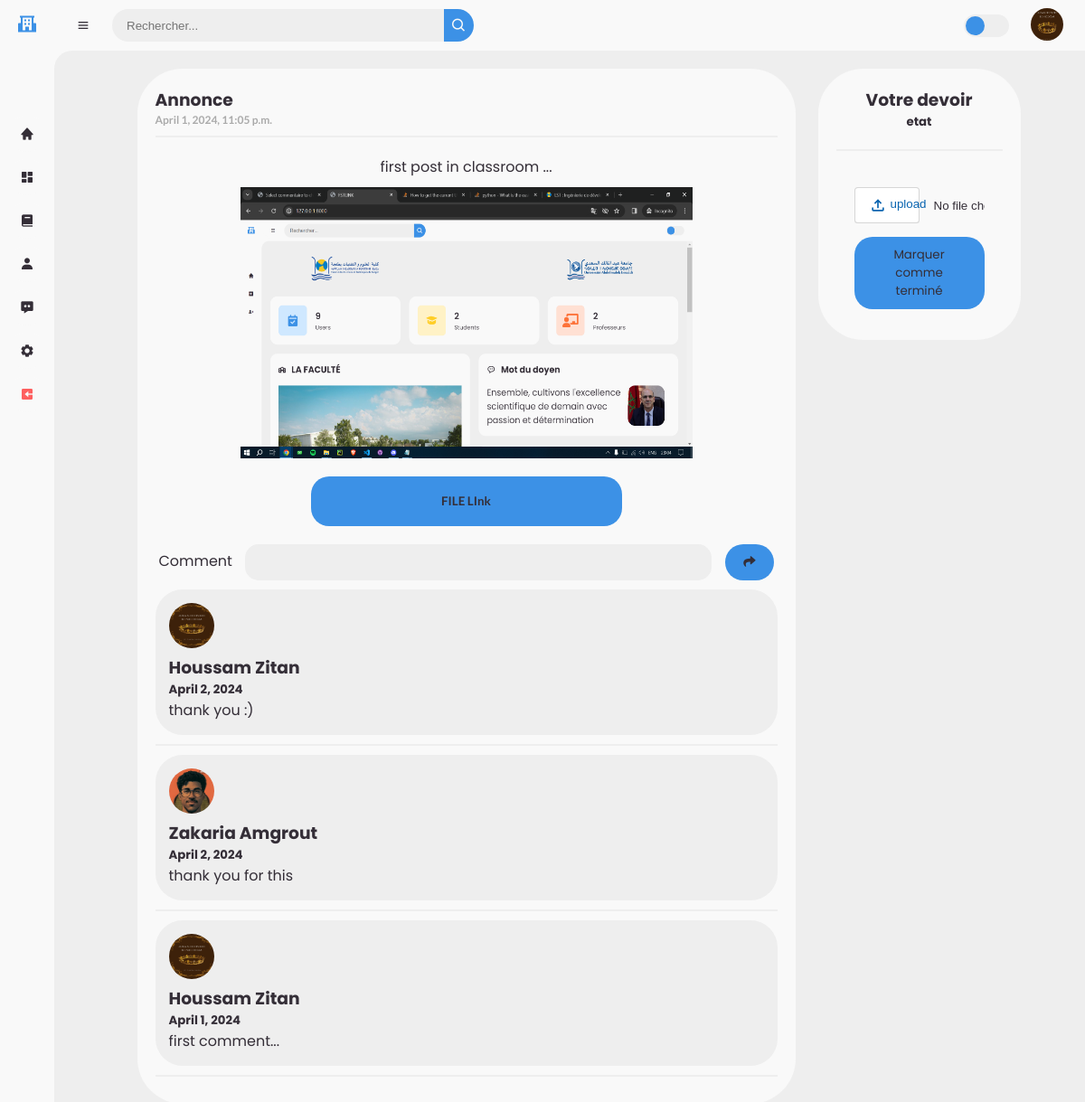
Screenshot of /classroompub/2/ (signed in) with the database file from the repository.
### app1/models.py (models this page shows, shortened)
class Profile(models.Model):
    user = models.OneToOneField(User,unique=True, on_delete=models.CASCADE)
    birth_date = models.DateField(null=True, blank=True)
    class Type(models.TextChoices):
        etudiant = 'Etudiant', 'Etudiant'
        enseignant = 'Enseignant' , 'Enseignant'
        entreprise = 'Entreprise' , 'Entreprise'
    type = models.TextField(choices=Type.choices ,null=True,blank=True)
    picture = models.ImageField(blank=True,null=True,upload_to="profile_imgs/",default="profile_imgs/default.jpg")
    bio = models.TextField(max_length=500, blank=True,null=True,default="vide bio")
    phonenumber = models.TextField(max_length=14,blank=True,null=True,default="+212000000")
    adresse = models.TextField(blank=True,null=True,default="vide adresse")
    privacy = models.BooleanField(blank=True,default=0)

class Class_publication(models.Model):
    content=models.TextField(null=True)
    attachement=models.FileField(null=True,upload_to="classroom_files/")
    date_pub=models.DateTimeField(auto_now_add=True)
    class Type(models.TextChoices):
        devoir = 'devoir', 'devoir'
        annonce = 'annonce' , 'annonce'
    type = models.TextField(choices=Type.choices ,null=True)
    note=models.IntegerField(null=True)
    classroom=models.ForeignKey(Classroom,on_delete=models.CASCADE)

class Class_comments(models.Model):
    content=models.TextField(null=True)
    date=models.DateField(auto_now_add=True)
    user=models.ForeignKey(User,on_delete=models.CASCADE)
    publication=models.ForeignKey(Class_publication,on_delete=models.CASCADE)

### app1/views.py (the view)
# urls.py: path('classroompub/<int:pub_id>/', views.classroompub, name='classroompub'),
@login_required(login_url = "login")
def classroompub(request, pub_id):
    if request.user.is_authenticated:
        pub = Class_publication.objects.get(id=pub_id)
        if request.method == "POST":
            if "comment" in request.POST:
                if "comment" in request.POST:
                    Class_comments.objects.create(user=request.user,content=request.POST["comment"],publication=pub)
            else:
                return redirect('classroompub', pub_id=pub_id)
        classcom=reversed(Class_comments.objects.filter(publication=pub))
        return render(request, "etudiant/classroompub.html", {"pub": pub,"classcom":classcom})
    else:
        return redirect('login')

### templates/etudiant/classroompub.html (shortened to what this page needs)
{%extends 'layout/index.html'%}
{%load static%}
{%block content%}
<link rel="stylesheet" href="{% static 'css/classroompub.css' %}">
<section>
    <div class="container">
        <div class="sect2">
            <div class="pubinfo ">
                <h1 class="info">{{pub.type}}</h1>
                <h5 class="date ">{{pub.date_pub}}</h5>
                <hr>
                <p class="content">{{pub.content}}</p>
                {%if pub.attachement%}
                <div class="pubimg">
                    <img src="{{pub.attachement.url}}" alt="{{pub.id}} img" id="pubimg" width="500px" height="300px">
                </div>
                {%endif%}
            </div>
            <div class="content">
                <button>
                    <a href="https://www.youtube.com/watch?v=csL0vOd7tWo&list=PLhsLYLmId5J5uCN50ZbVEF85DYaZcRJb3&index=12">FILE LInk</a>
                </button>
            </div>
            <div class="comments">
            <label for="" class="lbl">Comment</label>
            <form action="" method="post" id="formm">
                <textarea id="commentContent" placeholder="Write your comment here..." rows="4" cols="50" name="comment"> </textarea>
                <button type="submit" class="comment-button"><i class="fa-solid fa-share"></i></button>
            </form>
            </div>
            <div class="commentsdisplay">
                {%for comment in classcom%}
                <div class="cmnt">
                    <img src="{{comment.user.profile.picture.url}}" alt="">
                    <h3>
                        {{comment.user.first_name}} {{comment.user.last_name}}
                    </h3>
                    <h5>
                        {{comment.date}}
                    </h5>
                    <p>
                        {{comment.content}}
                    </p>
                </div>
                <hr>
                {%endfor%}
        </div>
    </div>
    {%if request.user.profile.type == "Etudiant"%}
    <div class="sect1">
            <div class="devoir-info">
                <h1>Votre devoir</h1>
                <h5>etat</h5>
            </div>
            <hr>
            <div >
                <form action="" class="formdevoir">
                    <input type="file" />
                    <button type="submit" id="btnsend">Marquer comme terminé</button>
                </form>
            </div>
        </div>
    {%endif%}
</section>
{%endblock%}

### templates/layout/index.html (shortened to what this page needs)
{%load static%}
<!DOCTYPE html>
<html lang="en">
<head>
	<link href='https://unpkg.com/boxicons@2.0.9/css/boxicons.min.css' rel='stylesheet'>
	<link href='https://unpkg.com/boxicons@2.1.4/css/boxicons.min.css' rel='stylesheet'>
	<link href='//cdnjs.cloudflare.com/ajax/libs/font-awesome/6.0.0/css/all.min.css' rel='stylesheet'>
	<link rel="stylesheet" href="{% static 'css/style.css' %}">
</head>
<body>
    <section id="sidebar" class="hide">
    <a href="/" class="brand">
        <i class='bx bxs-school'></i>
    </a>
    <ul class="side-menu top">
        {%if request.user.is_authenticated%}
        <li {%if request.path == "/dashboard/home" %}class="active"{%endif%}>
            <a href="/dashboard/home">
                <i class='bx bxs-home' ></i>
            </a>
        </li>
        <li {%if request.path == "/dashboard/" %}class="active"{%endif%} >
            <a href="/dashboard">
                <i class='bx bxs-dashboard' ></i>
            </a>
        </li>
        {%if request.user.profile.type == "Etudiant" or request.user.profile.type == "Enseignant" %}
        <li {%if request.path == "/classrooms/" %}class="active"{%endif%}>
            <a href="{%url 'classrooms'%}">
                <i class='bx bxs-book'></i>
            </a>
        </li>
        {%endif%}
        <li {%if request.path == "/profile/" %}class="active"{%endif%}>
            <a href="/profile">
                <i class='bx bxs-user'></i>
            </a>
        </li>
        <li {%if request.path == "/chat/" %}class="active"{%endif%}>
            <a href="/chat">
                <i class='bx bxs-message-dots' ></i>
            </a>
        </li>
        <li {%if request.path == "/profilesettings/" %}class="active"{%endif%}>
            <a href="/profilesettings">
                <i class='bx bxs-cog' ></i>
            </a>
        </li>
        <li>
            <a href="/logout" class="logout">
                <i class='bx bxs-exit bx-rotate-180' ></i>
            </a>
        </li>
        {%endif%}
    </ul>
</section>
<section id="content">
    <nav class="navbar">
        <i class='bx bx-menu' ></i>
        <form action="/profile_search" method="post">
            <div class="form-input">
                <input name="search" type="search" placeholder="Rechercher...">
                <button type="submit" class="search-btn"><i class='bx bx-search' ></i></button>
            </div>
        </form>
        <label for="switch-mode" class="switch-mode"></label>
        {%if request.user.is_authenticated%}
        <a href="/profile" class="profile">
            <img src="{{request.user.profile.picture.url}}">
        </a>
        {%endif%}
    </nav>
        {% block content %}
        {% endblock %}
</body>
</html>

### static/css/style.css (style rules this page uses)
* { margin: 0; padding: 0; box-sizing: border-box; }
a { color: var(--dark); text-decoration: none; }
li { list-style: none; }
:root { --poppins: 'Poppins', sans-serif; --lato: 'Lato', sans-serif; --light: #F9F9F9; --blue: #3C91E6; --light-blue: #CFE8FF; --grey: #eee; --dark-grey: #AAAAAA; --dark: #342E37; --red: #DB504A; --yellow: #FFCE26; --light-yellow: #FFF2C6; --orange: #FD7238; --light-orange: #FFE0D3; }
html { overflow-x: hidden; }
body { background: var(--grey); overflow-x: hidden; }
#sidebar { position: fixed; top: 0; left: 0; width: 280px; height: 100%; background: var(--light); z-index: 2000; font-family: var(--lato); transition: .3s ease; overflow-x: hidden; scrollbar-width: none; }
#sidebar.hide { width: 60px; }
#sidebar .brand { font-size: 24px; font-weight: 700; height: 56px; display: flex; align-items: center; color: var(--blue); position: sticky; top: 0; left: 0; background: var(--light); z-index: 500; padding-bottom: 20px; box-sizing: content-box; }
#sidebar .brand .bx { min-width: 60px; display: flex; justify-content: center; }
#sidebar .side-menu { width: 100%; margin-top: 48px; }
#sidebar .side-menu li { height: 48px; background: transparent; margin-left: 6px; border-radius: 48px 0 0 48px; padding: 4px; }
#sidebar .side-menu li a { width: 100%; height: 100%; background: var(--light); display: flex; align-items: center; border-radius: 48px; font-size: 16px; color: var(--dark); white-space: nowrap; overflow-x: hidden; }
#sidebar.hide .side-menu li a { width: calc(48px - (4px * 2)); transition: width .3s ease; }
#sidebar .side-menu li a.logout { color: var(--red); }
#sidebar .side-menu li a .bx { min-width: calc(60px - ((4px + 6px) * 2)); display: flex; justify-content: center; }
#content { position: relative; width: calc(100% - 280px); left: 280px; transition: .3s ease; }
#sidebar.hide ~ #content { width: calc(100% - 60px); left: 60px; }
#content nav { height: 56px; background: var(--light); padding: 0 24px; display: flex; align-items: center; grid-gap: 24px; font-family: var(--lato); position: sticky; top: 0; left: 0; z-index: 1000; }
#content nav::before { content: ''; position: absolute; width: 40px; height: 40px; bottom: -40px; left: 0; border-radius: 50%; box-shadow: -20px -20px 0 var(--light); }
#content nav a { color: var(--dark); }
#content nav .bx.bx-menu { cursor: pointer; color: var(--dark); }
#content nav form { max-width: 400px; width: 100%; margin-right: auto; }
#content nav form .form-input { display: flex; align-items: center; height: 36px; }
#content nav form .form-input input { flex-grow: 1; padding: 0 16px; height: 100%; border: none; background: var(--grey); border-radius: 36px 0 0 36px; outline: none; width: 100%; color: var(--dark); }
#content nav form .form-input button { width: 36px; height: 100%; display: flex; justify-content: center; align-items: center; background: var(--blue); color: var(--light); font-size: 18px; border: none; outline: none; border-radius: 0 36px 36px 0; cursor: pointer; }
#content nav .profile img { width: 36px; height: 36px; object-fit: cover; border-radius: 50%; }
#content nav .switch-mode { display: block; min-width: 50px; height: 25px; border-radius: 25px; background: var(--grey); cursor: pointer; position: relative; }
#content nav .switch-mode::before { content: ''; position: absolute; top: 2px; left: 2px; bottom: 2px; width: calc(25px - 4px); background: var(--blue); border-radius: 50%; transition: all .3s ease; }

### rows the page displays
Class_publication: type "annonce", date_pub "April 1, 2024, 11:05 p.m.", content "first post in classroom ...", attachement (picture)
Class_comments: user.profile.picture (picture), user.first_name "Houssam", user.last_name "Zitan", date "April 2, 2024", content "thank you :)"
Class_comments: user.profile.picture (picture), user.first_name "Zakaria", user.last_name "Amgrout", date "April 2, 2024", content "thank you for this"
Class_comments: user.profile.picture (picture), user.first_name "Houssam", user.last_name "Zitan", date "April 1, 2024", content "first comment..."
